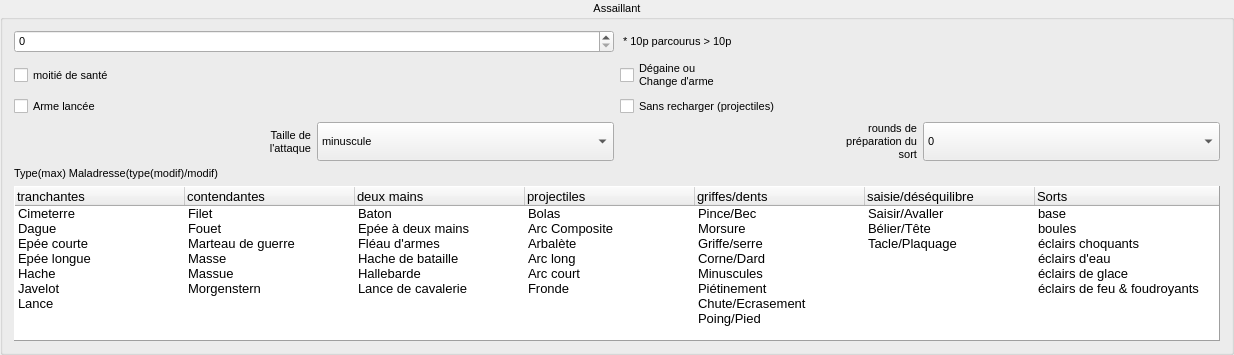
            <widget class="QGroupBox" name="groupBox_2">
             <property name="sizePolicy">
              <sizepolicy hsizetype="Preferred" vsizetype="Preferred">
               <horstretch>0</horstretch>
               <verstretch>0</verstretch>
              </sizepolicy>
             </property>
             <property name="font">
              <font>
               <pointsize>8</pointsize>
               <weight>50</weight>
               <bold>false</bold>
              </font>
             </property>
             <property name="title">
              <string>Assaillant</string>
             </property>
             <property name="alignment">
              <set>Qt::AlignCenter</set>
             </property>
             <layout class="QGridLayout" name="gridLayout_12">
              <item row="2" column="1">
               <layout class="QGridLayout" name="gridLayout_5">
                <item row="6" column="2">
                 <widget class="QLabel" name="label_34">
                  <property name="font">
                   <font>
                    <pointsize>8</pointsize>
                    <weight>50</weight>
                    <italic>false</italic>
                    <bold>false</bold>
                    <underline>false</underline>
                   </font>
                  </property>
                  <property name="layoutDirection">
                   <enum>Qt::LeftToRight</enum>
                  </property>
                  <property name="text">
                   <string>rounds de
préparation du
sort</string>
                  </property>
                  <property name="alignment">
                   <set>Qt::AlignRight|Qt::AlignTrailing|Qt::AlignVCenter</set>
                  </property>
                 </widget>
                </item>
                <item row="6" column="0">
                 <widget class="QLabel" name="label_9">
                  <property name="sizePolicy">
                   <sizepolicy hsizetype="Preferred" vsizetype="Preferred">
                    <horstretch>0</horstretch>
                    <verstretch>0</verstretch>
                   </sizepolicy>
                  </property>
                  <property name="font">
                   <font>
                    <pointsize>8</pointsize>
                    <weight>50</weight>
                    <italic>false</italic>
                    <bold>false</bold>
                    <underline>false</underline>
                   </font>
                  </property>
                  <property name="text">
                   <string>Taille de
l'attaque</string>
                  </property>
                  <property name="alignment">
                   <set>Qt::AlignRight|Qt::AlignTrailing|Qt::AlignVCenter</set>
                  </property>
                 </widget>
                </item>
                <item row="6" column="3">
                 <widget class="QComboBox" name="comboBox_8">
                  <property name="enabled">
                   <bool>true</bool>
                  </property>
                  <property name="sizePolicy">
                   <sizepolicy hsizetype="Preferred" vsizetype="Preferred">
                    <horstretch>0</horstretch>
                    <verstretch>0</verstretch>
                   </sizepolicy>
                  </property>
                  <property name="sizeAdjustPolicy">
                   <enum>QComboBox::AdjustToContents</enum>
                  </property>
                  <item>
                   <property name="text">
                    <string>0</string>
                   </property>
                  </item>
                  <item>
                   <property name="text">
                    <string>1</string>
                   </property>
                  </item>
                  <item>
                   <property name="text">
                    <string>2</string>
                   </property>
                  </item>
                  <item>
                   <property name="text">
                    <string>3</string>
                   </property>
                  </item>
                  <item>
                   <property name="text">
                    <string>4</string>
                   </property>
                  </item>
                 </widget>
                </item>
                <item row="7" column="0" colspan="2">
                 <widget class="QLabel" name="label_6">
                  <property name="sizePolicy">
                   <sizepolicy hsizetype="Preferred" vsizetype="Preferred">
                    <horstretch>0</horstretch>
                    <verstretch>0</verstretch>
                   </sizepolicy>
                  </property>
                  <property name="font">
                   <font>
                    <pointsize>8</pointsize>
                    <weight>50</weight>
                    <bold>false</bold>
                   </font>
                  </property>
                  <property name="frameShape">
                   <enum>QFrame::NoFrame</enum>
                  </property>
                  <property name="frameShadow">
                   <enum>QFrame::Raised</enum>
                  </property>
                  <property name="text">
                   <string>Type(max) Maladresse(type(modif)/modif)</string>
                  </property>
                 </widget>
                </item>
                <item row="4" column="0" colspan="2">
                 <widget class="QCheckBox" name="checkBox_10">
                  <property name="sizePolicy">
                   <sizepolicy hsizetype="Preferred" vsizetype="Preferred">
                    <horstretch>0</horstretch>
                    <verstretch>0</verstretch>
                   </sizepolicy>
                  </property>
                  <property name="font">
                   <font>
                    <pointsize>8</pointsize>
                    <weight>50</weight>
                    <bold>false</bold>
                   </font>
                  </property>
                  <property name="text">
                   <string>moitié de santé</string>
                  </property>
                  <property name="autoExclusive">
                   <bool>false</bool>
                  </property>
                 </widget>
                </item>
                <item row="5" column="0" colspan="2">
                 <widget class="QCheckBox" name="checkBox">
                  <property name="enabled">
                   <bool>true</bool>
                  </property>
                  <property name="sizePolicy">
                   <sizepolicy hsizetype="Preferred" vsizetype="Preferred">
                    <horstretch>0</horstretch>
                    <verstretch>0</verstretch>
                   </sizepolicy>
                  </property>
                  <property name="font">
                   <font>
                    <pointsize>8</pointsize>
                    <weight>50</weight>
                    <bold>false</bold>
                   </font>
                  </property>
                  <property name="layoutDirection">
                   <enum>Qt::LeftToRight</enum>
                  </property>
                  <property name="text">
                   <string>Arme lancée</string>
                  </property>
                  <property name="checkable">
                   <bool>true</bool>
                  </property>
                 </widget>
                </item>
                <item row="4" column="2" colspan="2">
                 <widget class="QCheckBox" name="checkBox_9">
                  <property name="sizePolicy">
                   <sizepolicy hsizetype="Preferred" vsizetype="Preferred">
                    <horstretch>0</horstretch>
                    <verstretch>0</verstretch>
                   </sizepolicy>
                  </property>
                  <property name="font">
                   <font>
                    <pointsize>8</pointsize>
                    <weight>50</weight>
                    <bold>false</bold>
                   </font>
                  </property>
                  <property name="text">
                   <string>Dégaine ou
Change d'arme</string>
                  </property>
                  <property name="autoExclusive">
                   <bool>false</bool>
                  </property>
                 </widget>
                </item>
                <item row="2" column="2" colspan="2">
                 <widget class="QLabel" name="label_7">
                  <property name="sizePolicy">
                   <sizepolicy hsizetype="Preferred" vsizetype="Preferred">
                    <horstretch>0</horstretch>
                    <verstretch>0</verstretch>
                   </sizepolicy>
                  </property>
                  <property name="font">
                   <font>
                    <pointsize>8</pointsize>
                    <weight>50</weight>
                    <bold>false</bold>
                   </font>
                  </property>
                  <property name="text">
                   <string> * 10p parcourus &gt; 10p</string>
                  </property>
                 </widget>
                </item>
                <item row="5" column="2" colspan="2">
                 <widget class="QCheckBox" name="checkBox_2">
                  <property name="enabled">
                   <bool>true</bool>
                  </property>
                  <property name="sizePolicy">
                   <sizepolicy hsizetype="Preferred" vsizetype="Preferred">
                    <horstretch>0</horstretch>
                    <verstretch>0</verstretch>
                   </sizepolicy>
                  </property>
                  <property name="font">
                   <font>
                    <pointsize>8</pointsize>
                    <weight>50</weight>
                    <bold>false</bold>
                   </font>
                  </property>
                  <property name="layoutDirection">
                   <enum>Qt::LeftToRight</enum>
                  </property>
                  <property name="text">
                   <string>Sans recharger (projectiles)</string>
                  </property>
                 </widget>
                </item>
                <item row="6" column="1">
                 <widget class="QComboBox" name="comboBox_5">
                  <property name="enabled">
                   <bool>true</bool>
                  </property>
                  <property name="sizePolicy">
                   <sizepolicy hsizetype="Preferred" vsizetype="Preferred">
                    <horstretch>0</horstretch>
                    <verstretch>0</verstretch>
                   </sizepolicy>
                  </property>
                  <property name="layoutDirection">
                   <enum>Qt::LeftToRight</enum>
                  </property>
                  <property name="sizeAdjustPolicy">
                   <enum>QComboBox::AdjustToContents</enum>
                  </property>
                  <item>
                   <property name="text">
                    <string>minuscule</string>
                   </property>
                  </item>
                  <item>
                   <property name="text">
                    <string>petite</string>
                   </property>
                  </item>
                  <item>
                   <property name="text">
                    <string>moyenne</string>
                   </property>
                  </item>
                  <item>
                   <property name="text">
                    <string>grande</string>
                   </property>
                  </item>
                  <item>
                   <property name="text">
                    <string>énormes</string>
                   </property>
                  </item>
                 </widget>
                </item>
                <item row="2" column="0" colspan="2">
                 <widget class="QSpinBox" name="spinBox_5">
                  <property name="sizePolicy">
                   <sizepolicy hsizetype="Preferred" vsizetype="Preferred">
                    <horstretch>0</horstretch>
                    <verstretch>0</verstretch>
                   </sizepolicy>
                  </property>
                  <property name="layoutDirection">
                   <enum>Qt::LeftToRight</enum>
                  </property>
                  <property name="autoFillBackground">
                   <bool>false</bool>
                  </property>
                 </widget>
                </item>
               </layout>
              </item>
              <item row="3" column="1">
               <widget class="QTreeWidget" name="treeWidget">
                <property name="sizePolicy">
                 <sizepolicy hsizetype="Preferred" vsizetype="Preferred">
                  <horstretch>0</horstretch>
                  <verstretch>0</verstretch>
                 </sizepolicy>
                </property>
                <property name="minimumSize">
                 <size>
                  <width>0</width>
                  <height>0</height>
                 </size>
                </property>
                <property name="maximumSize">
                 <size>
                  <width>11111</width>
                  <height>11111</height>
                 </size>
                </property>
                <property name="font">
                 <font>
                  <pointsize>10</pointsize>
                  <weight>50</weight>
                  <bold>false</bold>
                 </font>
                </property>
                <property name="layoutDirection">
                 <enum>Qt::LeftToRight</enum>
                </property>
                <property name="frameShape">
                 <enum>QFrame::Panel</enum>
                </property>
                <property name="frameShadow">
                 <enum>QFrame::Raised</enum>
                </property>
                <property name="midLineWidth">
                 <number>0</number>
                </property>
                <property name="verticalScrollBarPolicy">
                 <enum>Qt::ScrollBarAsNeeded</enum>
                </property>
                <property name="horizontalScrollBarPolicy">
                 <enum>Qt::ScrollBarAsNeeded</enum>
                </property>
                <property name="sizeAdjustPolicy">
                 <enum>QAbstractScrollArea::AdjustToContents</enum>
                </property>
                <property name="autoScrollMargin">
                 <number>20</number>
                </property>
                <property name="selectionBehavior">
                 <enum>QAbstractItemView::SelectItems</enum>
                </property>
                <property name="textElideMode">
                 <enum>Qt::ElideNone</enum>
                </property>
                <property name="indentation">
                 <number>0</number>
                </property>
                <property name="rootIsDecorated">
                 <bool>false</bool>
                </property>
                <property name="uniformRowHeights">
                 <bool>false</bool>
                </property>
                <property name="itemsExpandable">
                 <bool>false</bool>
                </property>
                <property name="sortingEnabled">
                 <bool>false</bool>
                </property>
                <property name="allColumnsShowFocus">
                 <bool>false</bool>
                </property>
                <property name="wordWrap">
                 <bool>false</bool>
                </property>
                <property name="headerHidden">
                 <bool>false</bool>
                </property>
                <property name="expandsOnDoubleClick">
                 <bool>true</bool>
                </property>
                <attribute name="headerVisible">
                 <bool>true</bool>
                </attribute>
                <attribute name="headerCascadingSectionResizes">
                 <bool>false</bool>
                </attribute>
                <attribute name="headerMinimumSectionSize">
                 <number>100</number>
                </attribute>
                <attribute name="headerDefaultSectionSize">
                 <number>170</number>
                </attribute>
                <attribute name="headerHighlightSections">
                 <bool>false</bool>
                </attribute>
                <attribute name="headerStretchLastSection">
                 <bool>true</bool>
                </attribute>
                <column>
                 <property name="text">
                  <string>tranchantes</string>
                 </property>
                </column>
                <column>
                 <property name="text">
                  <string>contendantes</string>
                 </property>
                </column>
                <column>
                 <property name="text">
                  <string>deux mains</string>
                 </property>
                </column>
                <column>
                 <property name="text">
                  <string>projectiles</string>
                 </property>
                </column>
                <column>
                 <property name="text">
                  <string>griffes/dents</string>
                 </property>
                </column>
                <column>
                 <property name="text">
                  <string>saisie/déséquilibre</string>
                 </property>
                </column>
                <column>
                 <property name="text">
                  <string>Sorts</string>
                 </property>
                </column>
                <item>
                 <property name="text">
                  <string>Cimeterre</string>
                 </property>
                 <property name="text">
                  <string>Filet</string>
                 </property>
                 <property name="text">
                  <string>Baton</string>
                 </property>
                 <property name="text">
                  <string>Bolas</string>
                 </property>
                 <property name="text">
                  <string>Pince/Bec</string>
                 </property>
                 <property name="text">
                  <string>Saisir/Avaller</string>
                 </property>
                 <property name="text">
                  <string>base</string>
                 </property>
                </item>
                <item>
                 <property name="text">
                  <string>Dague</string>
                 </property>
                 <property name="text">
                  <string>Fouet</string>
                 </property>
                 <property name="text">
                  <string>Epée à deux mains</string>
                 </property>
                 <property name="text">
                  <string>Arc Composite</string>
                 </property>
                 <property name="text">
                  <string>Morsure</string>
                 </property>
                 <property name="text">
                  <string>Bélier/Tête</string>
                 </property>
                 <property name="text">
                  <string>boules</string>
                 </property>
                </item>
                <item>
                 <property name="text">
                  <string>Epée courte</string>
                 </property>
                 <property name="text">
                  <string>Marteau de guerre</string>
                 </property>
                 <property name="text">
                  <string>Fléau d'armes</string>
                 </property>
                 <property name="text">
                  <string>Arbalète</string>
                 </property>
                 <property name="text">
                  <string>Griffe/serre</string>
                 </property>
                 <property name="text">
                  <string>Tacle/Plaquage</string>
                 </property>
                 <property name="text">
                  <string>éclairs choquants</string>
                 </property>
                </item>
                <item>
                 <property name="text">
                  <string>Epée longue</string>
                 </property>
                 <property name="text">
                  <string>Masse</string>
                 </property>
                 <property name="text">
                  <string>Hache de bataille</string>
                 </property>
                 <property name="text">
                  <string>Arc long</string>
                 </property>
                 <property name="text">
                  <string>Corne/Dard</string>
                 </property>
                 <property name="text">
                  <string/>
                 </property>
                 <property name="text">
                  <string>éclairs d'eau</string>
                 </property>
                </item>
                <item>
                 <property name="text">
                  <string>Hache</string>
                 </property>
                 <property name="text">
                  <string>Massue</string>
                 </property>
                 <property name="text">
                  <string>Hallebarde</string>
                 </property>
                 <property name="text">
                  <string>Arc court</string>
                 </property>
                 <property name="text">
                  <string>Minuscules</string>
                 </property>
                 <property name="text">
                  <string/>
                 </property>
                 <property name="text">
                  <string>éclairs de glace</string>
                 </property>
                </item>
                <item>
                 <property name="text">
                  <string>Javelot</string>
                 </property>
                 <property name="text">
                  <string>Morgenstern</string>
                 </property>
                 <property name="text">
                  <string>Lance de cavalerie</string>
                 </property>
                 <property name="text">
                  <string>Fronde</string>
                 </property>
                 <property name="text">
                  <string>Piétinement</string>
                 </property>
                 <property name="text">
                  <string/>
                 </property>
                 <property name="text">
                  <string>éclairs de feu &amp; foudroyants</string>
                 </property>
                </item>
                <item>
                 <property name="text">
                  <string>Lance</string>
                 </property>
                 <property name="text">
                  <string/>
                 </property>
                 <property name="text">
                  <string/>
                 </property>
                 <property name="text">
                  <string/>
                 </property>
                 <property name="text">
                  <string>Chute/Ecrasement</string>
                 </property>
                 <property name="text">
                  <string/>
                 </property>
                 <property name="text">
                  <string/>
                 </property>
                </item>
                <item>
                 <property name="text">
                  <string/>
                 </property>
                 <property name="text">
                  <string/>
                 </property>
                 <property name="text">
                  <string/>
                 </property>
                 <property name="text">
                  <string/>
                 </property>
                 <property name="text">
                  <string>Poing/Pied</string>
                 </property>
                 <property name="text">
                  <string/>
                 </property>
                 <property name="text">
                  <string/>
                 </property>
                </item>
               </widget>
              </item>
             </layout>
            </widget>
